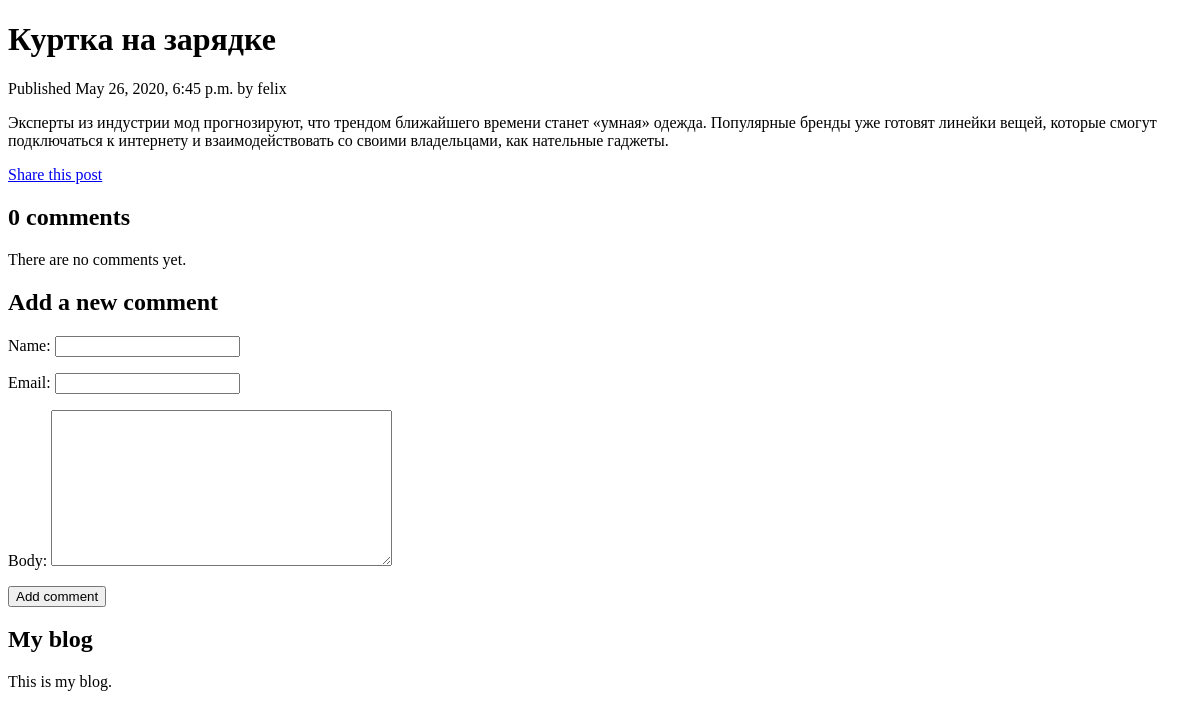
/blog/2020/05/26/kurtka-na-zaryadke/, run on an earlier commit of the app's database.
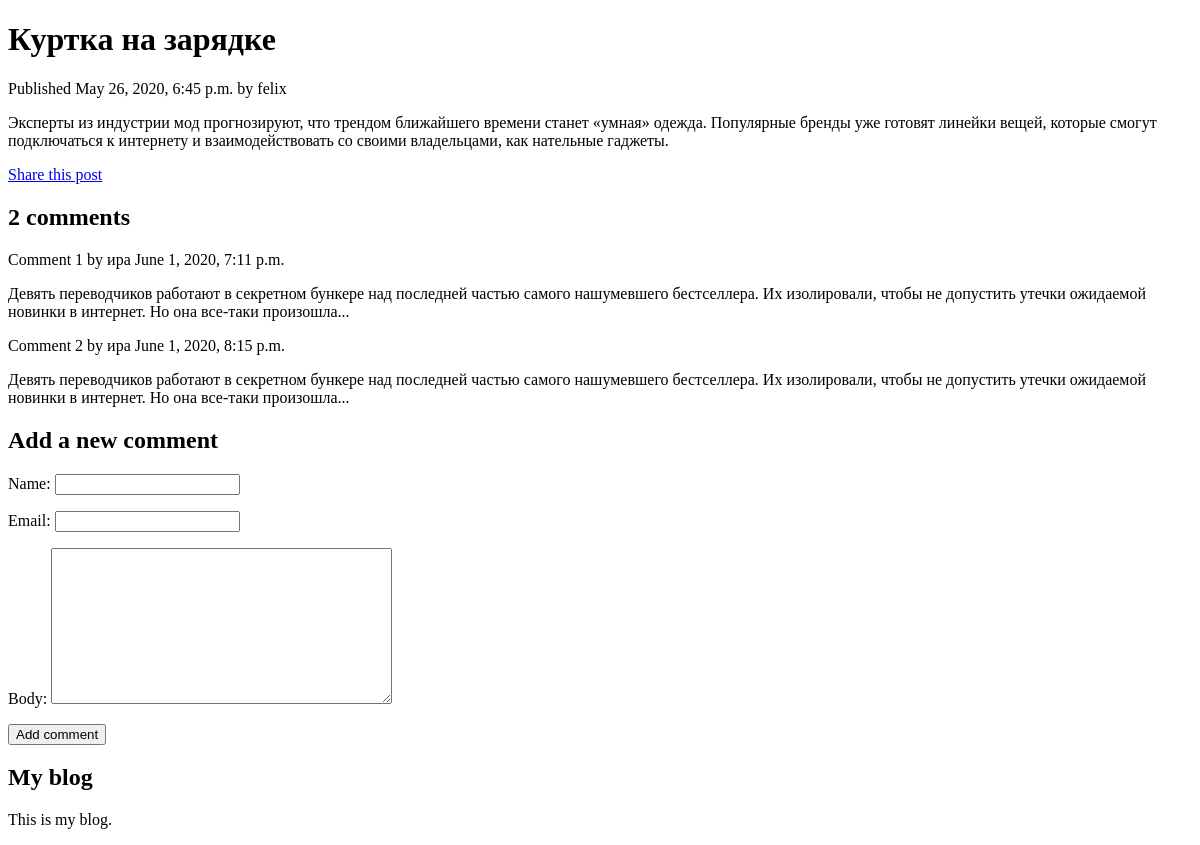
And on a later commit of the database.
### blog/models.py (models this page shows, shortened)
class Comment(models.Model):
    post = models.ForeignKey(Post, related_name='comments', on_delete=models.CASCADE)
    name = models.CharField(max_length=80)
    email = models.EmailField()
    body = models.TextField()
    created = models.DateTimeField(auto_now_add=True)
    updated = models.DateTimeField(auto_now=True)
    active = models.BooleanField(default=True)
    class Meta:
        ordering = ('created',)

### blog/views.py (the view)
def post_detail(request, year, month, day, post):
    post = get_object_or_404(Post, slug=post, status='published',
                             publish__year=year,
                             publish__month=month,
                             publish__day=day)
    comments = post.comments.filter(active=True)
    added_comment = False
    if request.method == 'POST':
        comment_form = CommentForm(data=request.POST)
        if comment_form.is_valid():
            new_comment = comment_form.save(commit=False)
            new_comment.post = post
            new_comment.save()  # метод save доступен только для ModelForm, а не для Form
            added_comment = True
    else:
        comment_form = CommentForm()
    return render(request, 'blog/post/detail.html', {'post': post,
                                                     'comments': comments,
                                                     'comment_form': comment_form,
                                                     'added_comment': added_comment})

### blog/forms.py
class CommentForm(forms.ModelForm):
    class Meta:
        model = Comment
        fields = ('name', 'email', 'body')

### blog/templates/blog/post/detail.html (shortened to what this page needs)
{% extends "blog/base.html" %}
{% block content %}
    <h1>{{ post.title }}</h1>
    <p class="date">
        Published {{ post.publish }} by {{ post.author }}
    </p>
{{ post.body|linebreaks }}
<p>
    <a href="{% url "post_share" post.id %}">Share this post</a>
</p>
{% with comments.count as total_comments %}
    <h2>
        {{ total_comments }} comment{{ total_comments|pluralize }}
    </h2>
{% endwith %}
{% for comment in comments %}
    <div class="comment">
        <p class="info">
            Comment {{ forloop.counter }} by {{ comment.name }} {{ comment.created }}
        </p>
        {{ comment.body|linebreaks }}
    </div>
{% empty %}
    <p>There are no comments yet.</p>
{% endfor %}
{% if added_comment %}
    <h2>Your comment has been added.</h2>
{% else %}
    <h2>Add a new comment</h2>
    <form action="." method="post">
        {{ comment_form.as_p }}
        <p><input type="submit" value="Add comment"></p>
    </form>
{% endif %}
{% endblock %}

What changed in the data, as far as the page shows it:
added Comment: name "ира", created "June 1, 2020, 7:11 p.m.", body "Девять переводчиков работают в секретном бункере над последней частью самого нашумевшего бестселлера. Их изолировали, чтобы не допустить утечки ожидаемой новинки в интернет. Но она все-таки произошла..."
added Comment: name "ира", created "June 1, 2020, 8:15 p.m.", body "Девять переводчиков работают в секретном бункере над последней частью самого нашумевшего бестселлера. Их изолировали, чтобы не допустить утечки ожидаемой новинки в интернет. Но она все-таки произошла..."
Also different on the page:
{{ total_comments }}: "0" → "2"
text no longer shown: "There are no comments yet."
